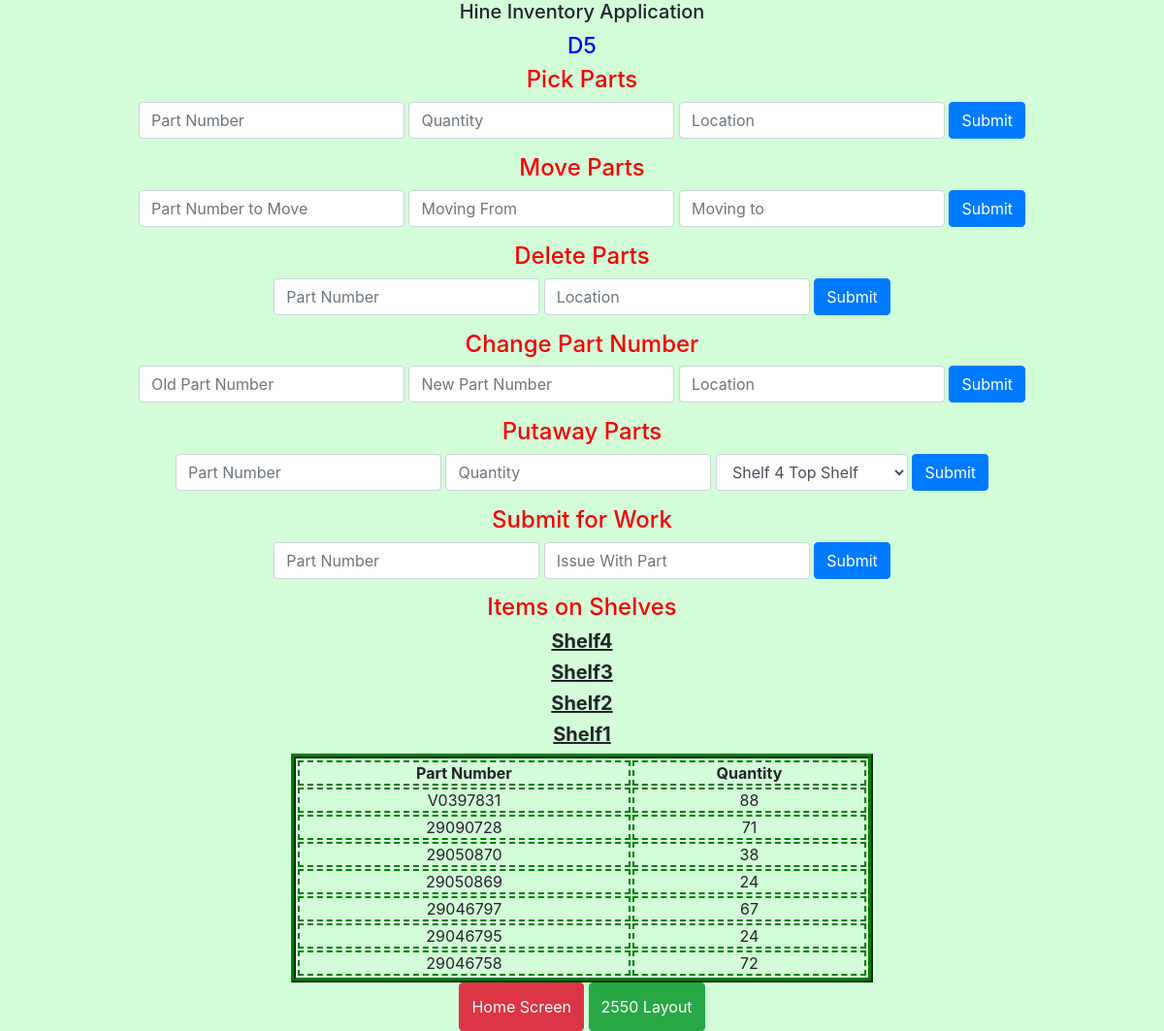
Page /Sections/D/D5.php on the committed database.
### tables this page shows
CREATE TABLE `parts` (
  `id` int(11) NOT NULL AUTO_INCREMENT,
  `partNumber` varchar(25) DEFAULT NULL,
  `location` varchar(25) DEFAULT NULL,
  `qty` int(11) DEFAULT NULL,
  `todowork` tinyint(1) DEFAULT '0',
  `problemDesc` varchar(60) DEFAULT NULL,
  PRIMARY KEY (`id`)
);

### NewFile.php (called while the page is built, shortened)
<?php
class NewFile
{
    public static function establishConnection()
    {
        $hostname = "localhost";
        $dbusername = $_SESSION['Username'];
        $dbpass = $_SESSION['Password'];
        $dbname = "hine";
        $connect = mysqli_connect($hostname, $dbusername, $dbpass, $dbname);
        return $connect;
    }
}
?>

### Sections/D/D5.php (the view, shortened to what this page needs)
<html>
<body class="bodyBackground">
<head>
<link rel="stylesheet" type="text/css" href="../../css/bootstrap.css">
</head>
<h1 class="centering" style="font-size: 15pt; height: 25px">Hine
	Inventory Application</h1>
<h2 style='color: blue; font-size: 17pt;'>D5</h2>
<div class='centering'>
	<h4>Pick Parts</h4>
	<div class="row">
		<form class="form-inline nowrap justify-content-center" method='post'>
			<input class="form-control" type='text' name='PartNumPick'
				placeholder='Part Number'>&nbsp; <input class="form-control"
				type='number' name='QuantityPick' placeholder='Quantity'>&nbsp; <input
				class="form-control" type='text' name='LocationPick'
				placeholder='Location'>&nbsp; <input class="btn btn-primary"
				value="Submit" type='submit' name='SubmitPicks'>
		</form>
	</div>
	<h4>Move Parts</h4>
	<div class="row">
		<form class="form-inline nowrap justify-content-center" method='post'>
			<input class="form-control" type='text' name='PartNumFromMove'
				placeholder='Part Number to Move'>&nbsp; <input class="form-control"
				type='text' name='LocationFromMove' placeholder='Moving From'>&nbsp;
			<input class="form-control" type='text' name='LocationToMove'
				placeholder='Moving to'>&nbsp; <input class="btn btn-primary"
				value="Submit" type='submit' name='SubmitMove'>
		</form>
	</div>
	<h4>Delete Parts</h4>
	<div class="row">
		<form class="form-inline nowrap justify-content-center" method='post'>
			<input class="form-control" type='text' name='PartNumDelete'
				placeholder='Part Number'>&nbsp; <input class="form-control"
				type='text' name='LocationDelete' placeholder='Location'>&nbsp; <input
				class="btn btn-primary" value="Submit" type='submit'
				name='SubmitDelete'>
		</form>
	</div>
	<h4>Change Part Number</h4>
	<div class="row">
		<form class="form-inline nowrap justify-content-center" method='post'>
			<input class="form-control" type='text' name='PartNumToChange'
				placeholder='Old Part Number'>&nbsp; <input class="form-control"
				type='text' name='NewPartNum' placeholder='New Part Number'>&nbsp; <input
				class="form-control" type='text' name='PartLocation'
				placeholder='Location'>&nbsp; <input class="btn btn-primary"
				value="Submit" type='submit' name='SubmitChange'>
		</form>
	</div>
	<h4>Putaway Parts</h4>
	<div class="row">
		<form class="form-inline nowrap justify-content-center" method="post">
			<input class="form-control" type='text' name='partNum'
				placeholder='Part Number'>&nbsp; <input class="form-control"
				type='text' name='quantity' placeholder='Quantity'> &nbsp;<select
				class="form-control" name="shelfNum">
				<option style="width: 100px;" value='Shelf4'>Shelf 4 Top Shelf</option>
			</select> &nbsp; <input class="btn btn-primary" value="Submit"
				type='submit' name='submitPut' placeholder='submit'>
		</form>
</div>
<div style="height: 15px; text-align: center;">
	<h4>Submit for Work</h4>
	<div class="row">
		<form class="form-inline nowrap justify-content-center" method="post">
			<input class="form-control" type='text' name='PartNumToWork' placeholder='Part Number'>&nbsp;
			<input class="form-control" type="text" name="problem" placeholder="Issue With Part">&nbsp;
			<input class="btn btn-primary" value="Submit" type='submit' name='SubmitWork' placeholder='submit'>
		</form>
	</div>
</div>
</div>
<div style="height: 75px;"></div>
<div>
	<h4>Items on Shelves</h4>
	<?php
echo "<center>";
function printTable($shelf, $j)
{
    $query = "SELECT id, partNumber, SUM(qty) AS qty FROM parts WHERE location=CONCAT('D5Shelf', '$j') GROUP BY partNumber ORDER BY partNumber DESC";
    $result = mysqli_query(NewFile::establishConnection(), $query);
    if ($shelf == "Shelf" . $j) {
        if (mysqli_num_rows($result) > 0) {
            echo "<table class='tableForShelves'>";
            echo "<tbody>";
            echo "<tr>";
            echo "<th>Part Number</th>";
            echo "<th>Quantity</th>";
            echo "</tr>";
            while ($row = mysqli_fetch_array($result)) {
                echo "<tr>";
                echo "<td id=$row[partNumber]>" . $row['partNumber'] . "</td>" . "<td>" . $row['qty'] . "</td>";
                echo "</tr>";
            }
            echo "</tbody>";
            echo "</table>";
        }
    }
}
for ($i = 4; $i > 0; $i --) {
    $shelfNumberPrint = "Shelf" . $i;
    echo "<h5 style='text-decoration: underline; font-weight: bold;'>$shelfNumberPrint</h5>";
    printTable($shelfNumberPrint, $i);
}
echo "</center>";
?>
</div>
<div class="centering">
	<button class="btn btn-danger" style="height: 50px;"
		onclick="window.location.href = '../../Home.php';">Home Screen</button>
	<button class="btn btn-success" style="height: 50px;"
		onclick="window.location.href = '../../2550.php';">2550 Layout</button>
</div>
</body>
</html>

### rows in the picture
parts: partNumber "V0397831", qty "88"
parts: partNumber "29090728", qty "71"
parts: partNumber "29050870", qty "38"
parts: partNumber "29050869", qty "24"
parts: partNumber "29046797", qty "67"
parts: partNumber "29046795", qty "24"
parts: partNumber "29046758", qty "72"

### other values in the picture
$shelfNumberPrint "Shelf4"
$shelfNumberPrint "Shelf3"
$shelfNumberPrint "Shelf2"
$shelfNumberPrint "Shelf1"
